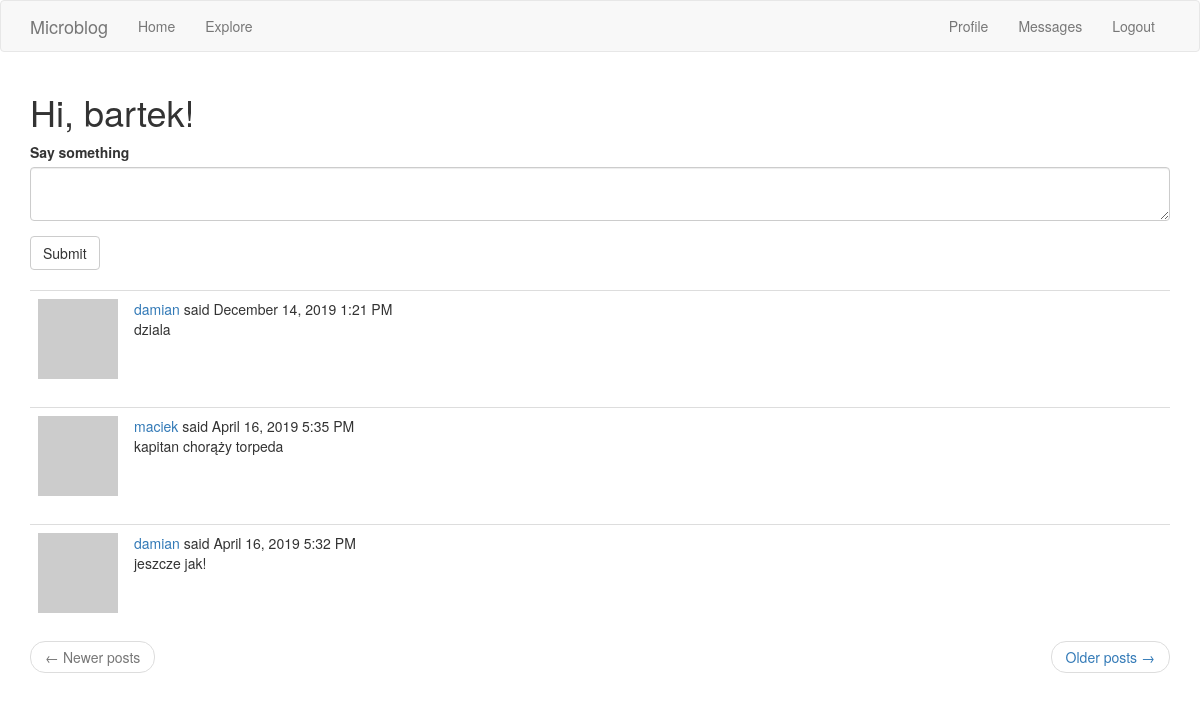
The page /explore (signed in) on the database its author committed.
### app/models.py (models this page shows, shortened)
class User(UserMixin, db.Model):
    id = db.Column(db.Integer, primary_key=True)
    username = db.Column(db.String(64), index=True, unique=True)
    email = db.Column(db.String(120), index=True, unique=True)
    password_hash = db.Column(db.String(128))
    posts = db.relationship('Post', backref='author', lazy='dynamic')
    about_me = db.Column(db.String(140))
    last_seen = db.Column(db.DateTime, default=datetime.utcnow)
    followed = db.relationship(
        'User', secondary=followers,
        primaryjoin=(followers.c.follower_id == id),
        secondaryjoin=(followers.c.followed_id == id),
        backref=db.backref('followers', lazy='dynamic'), lazy='dynamic')
    messages_sent = db.relationship('Message', foreign_keys='Message.sender_id',
                                    backref='author', lazy='dynamic')
    messages_received = db.relationship('Message', foreign_keys='Message.recipient_id',
                                        backref='recipient', lazy='dynamic')
    last_message_read_time = db.Column(db.DateTime)
    def avatar(self, size):
        digest = md5(self.email.lower().encode('utf-8')).hexdigest()
        return 'https://www.gravatar.com/avatar/{}?d=identicon&s={}'.format(
            digest, size)
    def new_messages(self):
        last_read_time = self.last_message_read_time or datetime(1900, 1, 1)
        return Message.query.filter_by(recipient=self).filter(
            Message.timestamp > last_read_time).count()

class Post(db.Model):
    id = db.Column(db.Integer, primary_key=True)
    body = db.Column(db.String(140))
    timestamp = db.Column(db.DateTime, index=True, default=datetime.utcnow)
    user_id = db.Column(db.Integer, db.ForeignKey('user.id'))

### app/routes.py (the view)
@app.route('/explore', methods=['GET'])
@login_required
def explore():
    form = PostForm()
    if form.validate_on_submit():
        post = Post(body=form.post.data, author=current_user)
        db.session.add(post)
        db.session.commit()
        flash('Succesfully added a post!')
        return redirect(url_for('explore'))
    page = request.args.get('page', 1, type=int)
    posts = Post.query.order_by(Post.timestamp.desc()).paginate(
        page, app.config['POSTS_PER_PAGE'], False
    )
    next_url = url_for('explore', page=posts.next_num) \
        if posts.has_next else None
    prev_url = url_for('explore', page=posts.prev_num) \
        if posts.has_prev else None
    return render_template('index.html', title=_("Explore"), form=form, posts=posts.items,
                           next_url=next_url, prev_url=prev_url)

### app/forms.py
class PostForm(FlaskForm):
    post = TextAreaField(_l('Say something'), validators=[DataRequired(), Length(min=1, max=140)])
    submit = SubmitField(_l('Submit'))

### app/models.py (called while the page is built)
@login.user_loader
def load_user(id):
    return User.query.get(int(id))

### app/routes.py (called while the page is built)
@app.before_request
def before_request():
    if current_user.is_authenticated:
        current_user.last_seen = datetime.utcnow()
        db.session.commit()
    g.locale = str(get_locale())

### app/templates/index.html
{% extends "base.html" %}
{% import 'bootstrap/wtf.html' as wtf %}
{% block app_content %}
    <h1>{{ _('Hi, %(username)s!', username=current_user.username) }}</h1>
    {% if form %}
    {{ wtf.quick_form(form) }}
    <br>
    {% endif %}
    {% for post in posts %}
        {% include '_post.html' %}
    {% endfor %}
    <nav aria-label="...">
        <ul class="pager">
            <li class="previous{% if not prev_url %} disabled{% endif %}">
                <a href="{{ prev_url or '#' }}">
                    <span aria-hidden="true">&larr;</span> {{ _('Newer posts') }}
                </a>
            </li>
            <li class="next{% if not next_url %} disabled{% endif %}">
                <a href="{{ next_url or '#' }}">
                    {{ _('Older posts') }} <span aria-hidden="true">&rarr;</span>
                </a>
            </li>
        </ul>
    </nav>
{% endblock %}

### app/templates/_post.html (shortened to what this page needs)
    <table class="table table-hover">
        <tr>
            <td width="30px">
                <a href="{{ url_for('user', username=post.author.username) }}">
                    <img src="{{ post.author.avatar(30) }}" />
                </a>
            </td>
            <td>
                {{ _('%(username)s said %(when)s',
                    username=user_link, when=moment(post.timestamp).format('LLL')) }}
                <br>
                {{ post.body }}
            </td>
        </tr>
    </table>

### rows shown on the page
Post: body "dziala"
Post: body "kapitan chorąży torpeda"
Post: body "jeszcze jak!"
